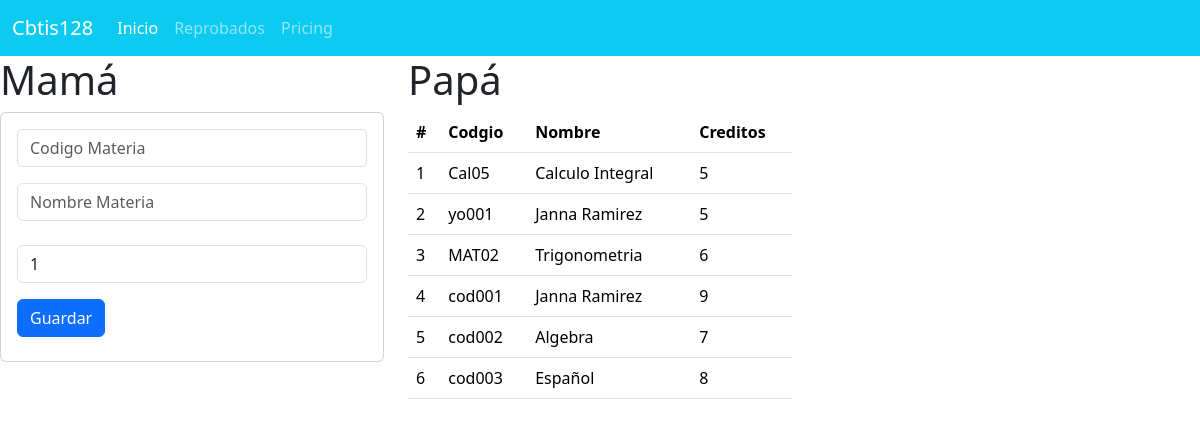
The page / on the database its author committed.
### materia_app/models.py (models this page shows, shortened)
class Materia(models.Model):
    codigo=models.CharField(primary_key=True, max_length=6)
    nombre=models.CharField(max_length=100)
    creditos=models.PositiveSmallIntegerField()

### materia_app/views.py (the view)
# urls.py: path('',views.inicio_vista,name="inicio_vista"),
def inicio_vista(request):
    lasmaterias=Materia.objects.all()
    return render(request,'gestionarMaterias.html',{"mismaterias":lasmaterias})

### materia_app/templates/gestionarMaterias.html
{%extends "base.html"%}
{% block cuerpo%}
    <div class="row">
        <div class="col-sm-12 col-md-4 col-lg-4 col-xl-4">
            <h1>Mamá</h1>
            <div class="card">
              <div class="card-body">
                <form action="/registrarMateria/" method="POST"> {% csrf_token %}
                  <div class="form-group">
                    <input type="text" id="txtcodigo" name="txtcodigo" class="form-control"
                    placeholder="Codigo Materia" minLenght="6" maxLenght="6" required>
                  </div>
                  <div class="form-group py-3">
                    <input type="text" id="txtnombre" name="txtnombre" class="form-control"
                    placeholder="Nombre Materia" maxLenght="100" required>
                  </div>
                  <div class="form-group py-2">
                    <input type="text" id="numcreditos" name="numcreditos" class="form-control"
                    value="1" min="1" max="9" required>
                  </div>
                  <div class="form-group py-2">
                    <button type="submit" class="btn btn-primary">Guardar</button>
                  </div>
                </form>
              </div>
            </div>
        </div>
        <div class="col-sm-12 col-md-4 col-lg-4 col-xl-4">
            <h1>Papá</h1>
        <div class="table-responsive">
            <table class="table">
                <thead>
                  <tr>
                    <th scope="col">#</th>
                    <th scope="col">Codgio</th>
                    <th scope="col">Nombre</th>
                    <th scope="col">Creditos</th>
                  </tr>
                </thead>
                <tbody>
                    {% for m in mismaterias%}
                      <tr>
                        <td>
                          {{forloop.counter}}
                        </td>
                        <td>{{m.codigo}}</td>
                        <td>{{m.nombre}}</td>
                        <td>{{m.creditos}}</td>
                      </tr>
                    {% endfor %}
                </tbody>
              </table>
        </div>
        </div>
    </div>
{%endblock%}

### materia_app/templates/base.html (shortened to what this page needs)
<!doctype html>
<html lang="en">
<head>
    <link href="https://cdn.jsdelivr.net/npm/bootstrap@5.3.3/dist/css/bootstrap.min.css" rel="stylesheet">
</head>
<body>
    <nav class="navbar navbar-expand-lg bg-info" data-bs-theme="dark">
        <div class="container-fluid">
          <a class="navbar-brand" href="#">Cbtis128</a>
          <div class="collapse navbar-collapse" id="navbarNav">
            <ul class="navbar-nav">
              <li class="nav-item">
                <a class="nav-link active" aria-current="page" href="#">Inicio</a>
              </li>
              <li class="nav-item">
                <a class="nav-link" href="#">Reprobados</a>
              </li>
              <li class="nav-item">
                <a class="nav-link" href="#">Pricing</a>
              </li>
            </ul>
          </div>
        </div>
      </nav>
    {% block cuerpo%}
    {%endblock%}
</body>
</html>

### rows shown on the page
Materia: codigo "Cal05", nombre "Calculo Integral", creditos "5"
Materia: codigo "yo001", nombre "Janna Ramirez", creditos "5"
Materia: codigo "MAT02", nombre "Trigonometria", creditos "6"
Materia: codigo "cod001", nombre "Janna Ramirez", creditos "9"
Materia: codigo "cod002", nombre "Algebra", creditos "7"
Materia: codigo "cod003", nombre "Español", creditos "8"
